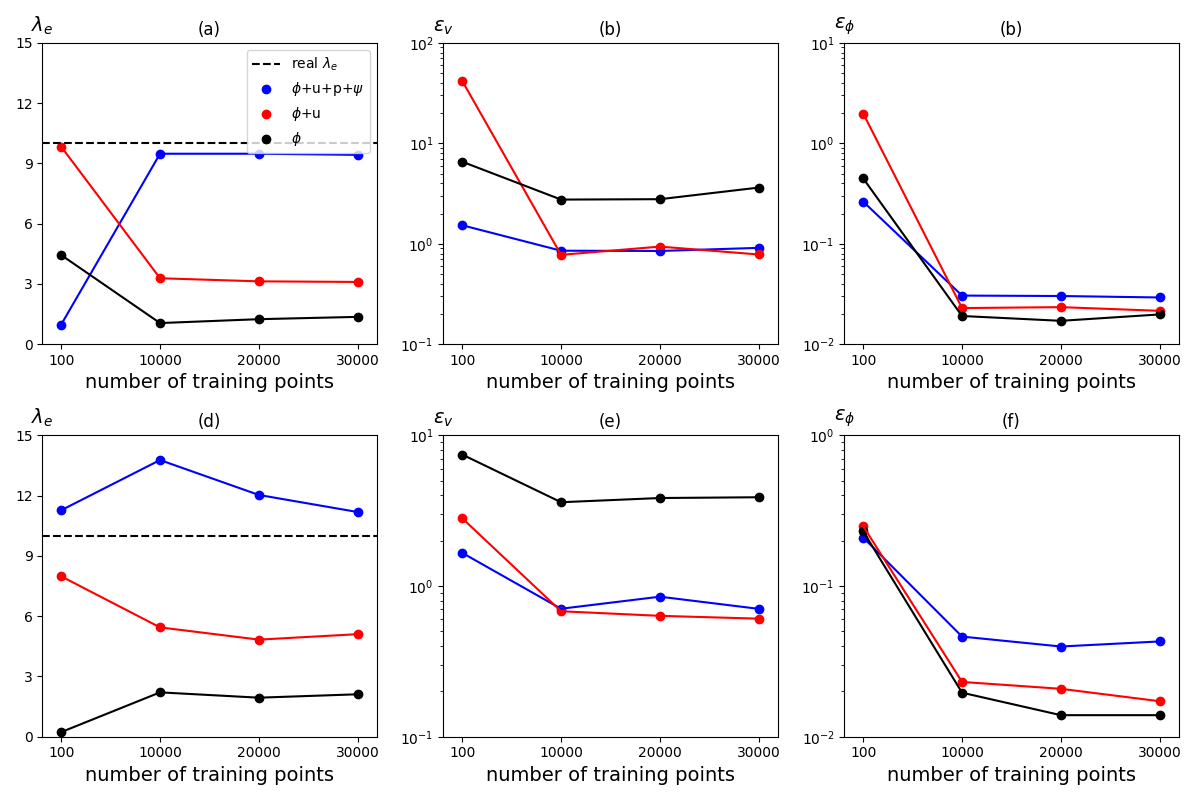

Reproduce this figure in Python.
"""
Author: Minglang Yin
"""
import numpy as np
import matplotlib.pyplot as plt
import matplotlib.gridspec as gridspec

def main():
    ## figure
    x = [1, 2, 3, 4]
    num_data = 4
    ### inferred K
    num_pt = ['100', '10000', '20000', '30000']
    case_1_lmd_1_text = ['0.9783', '9.4829', '9.4829', '9.4260'] # phi + v + psi
    case_1_lmd_2_text = ['9.8327', '3.2838', '3.1300', '3.1001'] # phi + v
    case_1_lmd_3_text = ['4.4390', '1.0536', '1.2464', '1.3618'] # phi
    case_1_err_v_1_text = ['1.5289', '0.8532', '0.8482', '0.9106']
    case_1_err_phi_1_text = ['0.2626', '0.0305', '0.0302', '0.0292']
    case_1_err_v_2_text = ['41.8045', '0.7762', '0.9373', '0.7825']
    case_1_err_phi_2_text = ['1.9787', '0.0229', '0.0234', '0.0215']
    case_1_err_v_3_text = ['6.5591', '2.7549', '2.7792', '3.6266']
    case_1_err_phi_3_text = ['0.4471', '0.0191', '0.0171', '0.0198']

    case_2_lmd_1_text = ['11.2741', '13.7730', '12.0356', '11.1850'] # phi + v + psi
    case_2_lmd_2_text = ['7.9832', '5.4431', '4.8335', '5.1053'] # phi + v
    case_2_lmd_3_text = ['0.2300', '2.2079', '1.9436', '2.1127'] # phi
    case_2_err_v_1_text = ['1.6603', '0.7070', '0.8500', '0.7060']
    case_2_err_phi_1_text = ['0.2098', '0.0462', '0.0397', '0.0429']
    case_2_err_v_2_text = ['2.8188', '0.6804', '0.6344', '0.6076']
    case_2_err_phi_2_text = ['0.2493', '0.0231', '0.0208', '0.0172']
    case_2_err_v_3_text = ['7.4614', '3.6012', '3.8402', '3.8856']
    case_2_err_phi_3_text = ['0.2304', '0.0196', '0.0139', '0.0139']

    case_1_lmd_1, case_1_lmd_2, case_1_lmd_3 = np.zeros((num_data)), np.zeros((num_data)), np.zeros((num_data))
    case_1_err_v_1, case_1_err_v_2, case_1_err_v_3 = np.zeros((num_data)), np.zeros((num_data)), np.zeros((num_data))
    case_1_err_phi_1, case_1_err_phi_2, case_1_err_phi_3 = np.zeros((num_data)), np.zeros((num_data)), np.zeros((num_data))

    case_2_lmd_1, case_2_lmd_2, case_2_lmd_3 = np.zeros((num_data)), np.zeros((num_data)), np.zeros((num_data))
    case_2_err_v_1, case_2_err_v_2, case_2_err_v_3 = np.zeros((num_data)), np.zeros((num_data)), np.zeros((num_data))
    case_2_err_phi_1, case_2_err_phi_2, case_2_err_phi_3 = np.zeros((num_data)), np.zeros((num_data)), np.zeros((num_data))

    for i in range(num_data):
        case_1_lmd_1[i] = np.array(case_1_lmd_1_text[i])
        case_1_lmd_2[i] = np.array(case_1_lmd_2_text[i])
        case_1_lmd_3[i] = np.array(case_1_lmd_3_text[i])
        case_1_err_v_1[i] = np.array(case_1_err_v_1_text[i])
        case_1_err_v_2[i] = np.array(case_1_err_v_2_text[i])
        case_1_err_v_3[i] = np.array(case_1_err_v_3_text[i])
        case_1_err_phi_1[i] = np.array(case_1_err_phi_1_text[i])
        case_1_err_phi_2[i] = np.array(case_1_err_phi_2_text[i])
        case_1_err_phi_3[i] = np.array(case_1_err_phi_3_text[i])

        case_2_lmd_1[i] = np.array(case_2_lmd_1_text[i])
        case_2_lmd_2[i] = np.array(case_2_lmd_2_text[i])
        case_2_lmd_3[i] = np.array(case_2_lmd_3_text[i])
        case_2_err_v_1[i] = np.array(case_2_err_v_1_text[i])
        case_2_err_v_2[i] = np.array(case_2_err_v_2_text[i])
        case_2_err_v_3[i] = np.array(case_2_err_v_3_text[i])
        case_2_err_phi_1[i] = np.array(case_2_err_phi_1_text[i])
        case_2_err_phi_2[i] = np.array(case_2_err_phi_2_text[i])
        case_2_err_phi_3[i] = np.array(case_2_err_phi_3_text[i])

    ## plotting
    fig = plt.figure(constrained_layout=False, figsize=(12,8))
    gs = fig.add_gridspec(2, 1)
    gs0 = gs[0].subgridspec(1, 3)
    ax1 = fig.add_subplot(gs0[0])
    ax2 = fig.add_subplot(gs0[1])
    ax3 = fig.add_subplot(gs0[2])

    gs1 = gs[1].subgridspec(1, 3)
    ax4 = fig.add_subplot(gs1[0])
    ax5 = fig.add_subplot(gs1[1])
    ax6 = fig.add_subplot(gs1[2])

    ## ax1: lmd
    ax1.axhline(y=10, linestyle='--', color='black',  label='real $\lambda_{e}$')
    ax1.plot(x, case_1_lmd_1, color='blue')
    ax1.scatter(x, case_1_lmd_1, color='blue', label='$\phi$+u+p+$\psi$')
    ax1.plot(x, case_1_lmd_2, color='red')
    ax1.scatter(x, case_1_lmd_2, color='red', label='$\phi$+u')
    ax1.plot(x, case_1_lmd_3, color='black')
    ax1.scatter(x, case_1_lmd_3, color='black', label='$\phi$')
    ax1.set_xlabel('number of training points', fontsize=14)
    ax1.set_ylabel("$\lambda_{e}$", fontsize=14, rotation='horizontal')
    ax1.set_xticks(np.arange(1, 5))
    ax1.set_xticklabels(num_pt)
    ax1.set_yticks(np.linspace(0, 15, 6))
    # ax1.set_xlim([1,4])
    ax1.set_ylim([0, 15])
    ax1.set_title('(a)')
    # ax1.set_aspect('auto')
    ax1.yaxis.set_label_coords(0.0,1.02)
    ax1.legend()

    # ## ax2
    ax2.plot(x, case_1_err_v_1, color='blue')
    ax2.scatter(x, case_1_err_v_1, color='blue', label='$\phi$+u+p+$\psi$')
    ax2.plot(x, case_1_err_v_2, color='red')
    ax2.scatter(x, case_1_err_v_2, color='red', label='$\phi$+u')
    ax2.plot(x, case_1_err_v_3, color='black')
    ax2.scatter(x, case_1_err_v_3, color='black', label='$\phi$')
    ax2.set_xlabel('number of training points', fontsize=14)
    ax2.set_ylabel("$\epsilon_{v}$", fontsize=14, rotation='horizontal')
    ax2.set_xticks(np.arange(1, 5))
    ax2.set_xticklabels(num_pt)
    # ax2.set_yticks(np.linspace(0, 12, 6))
    ax2.set_ylim([1e-1, 1e2])
    ax2.set_yscale('log')
    ax2.set_title('(b)')
    ax2.yaxis.set_label_coords(0.0,1.02)
    # ax2.legend()

    # ## ax3
    ax3.plot(x, case_1_err_phi_1, color='blue')
    ax3.scatter(x, case_1_err_phi_1, color='blue', label='$\phi$+u+p+$\psi$')
    ax3.plot(x, case_1_err_phi_2, color='red')
    ax3.scatter(x, case_1_err_phi_2, color='red', label='$\phi$+u')
    ax3.plot(x, case_1_err_phi_3, color='black')
    ax3.scatter(x, case_1_err_phi_3, color='black', label='$\phi$')
    ax3.set_xlabel('number of training points', fontsize=14)
    ax3.set_ylabel("$\epsilon_{\phi}$", fontsize=14, rotation='horizontal')
    ax3.set_xticks(np.arange(1, 5))
    ax3.set_xticklabels(num_pt)
    # ax2.set_yticks(np.linspace(0, 12, 6))
    ax3.set_ylim([1e-2, 1e1])
    ax3.set_yscale('log')
    ax3.set_title('(b)')
    ax3.yaxis.set_label_coords(0.0,1.02)
    # ax3.legend()
    
    ## ax4: lmd
    ax4.axhline(y=10, linestyle='--', color='black',  label='real $\lambda_{e}$')
    ax4.plot(x, case_2_lmd_1, color='blue')
    ax4.scatter(x, case_2_lmd_1, color='blue', label='$\phi$+u+p+$\psi$')
    ax4.plot(x, case_2_lmd_2, color='red')
    ax4.scatter(x, case_2_lmd_2, color='red', label='$\phi$+u')
    ax4.plot(x, case_2_lmd_3, color='black')
    ax4.scatter(x, case_2_lmd_3, color='black', label='$\phi$')
    ax4.set_xlabel('number of training points', fontsize=14)
    ax4.set_ylabel("$\lambda_{e}$", fontsize=14, rotation='horizontal')
    ax4.set_xticks(np.arange(1, 5))
    ax4.set_xticklabels(num_pt)
    ax4.set_yticks(np.linspace(0, 15, 6))
    # ax1.set_xlim([0, 0.2])
    ax4.set_ylim([0, 15])
    ax4.set_title('(d)')
    # ax1.set_aspect('auto')
    ax4.yaxis.set_label_coords(0.0,1.02)
    # ax4.legend()

    # ## ax5
    ax5.plot(x, case_2_err_v_1, color='blue')
    ax5.scatter(x, case_2_err_v_1, color='blue', label='$\phi$+u+p+$\psi$')
    ax5.plot(x, case_2_err_v_2, color='red')
    ax5.scatter(x, case_2_err_v_2, color='red', label='$\phi$+u')
    ax5.plot(x, case_2_err_v_3, color='black')
    ax5.scatter(x, case_2_err_v_3, color='black', label='$\phi$')
    ax5.set_xlabel('number of training points', fontsize=14)
    ax5.set_ylabel("$\epsilon_{v}$", fontsize=14, rotation='horizontal')
    ax5.set_xticks(np.arange(1, 5))
    ax5.set_xticklabels(num_pt)
    ax5.set_ylim([1e-1, 1e1])
    ax5.set_yscale('log')
    ax5.set_title('(e)')
    ax5.yaxis.set_label_coords(0.0,1.02)
    # ax5.legend()

    # ## ax6
    ax6.plot(x, case_2_err_phi_1, color='blue')
    ax6.scatter(x, case_2_err_phi_1, color='blue', label='$\phi$+u+p+$\psi$')
    ax6.plot(x, case_2_err_phi_2, color='red')
    ax6.scatter(x, case_2_err_phi_2, color='red', label='$\phi$+u')
    ax6.plot(x, case_2_err_phi_3, color='black')
    ax6.scatter(x, case_2_err_phi_3, color='black', label='$\phi$')
    ax6.set_xlabel('number of training points', fontsize=14)
    ax6.set_ylabel("$\epsilon_{\phi}$", fontsize=14, rotation='horizontal')
    ax6.set_xticks(np.arange(1, 5))
    ax6.set_xticklabels(num_pt)
    ax6.set_ylim([1e-2, 1e0])
    ax6.set_yscale('log')
    ax6.set_title('(f)')
    ax6.yaxis.set_label_coords(0.0,1.02)
    # ax6.legend()
 
    plt.tight_layout()
    fig.savefig('fig_12.png')
    plt.close()


if __name__ == '__main__':
    main()
